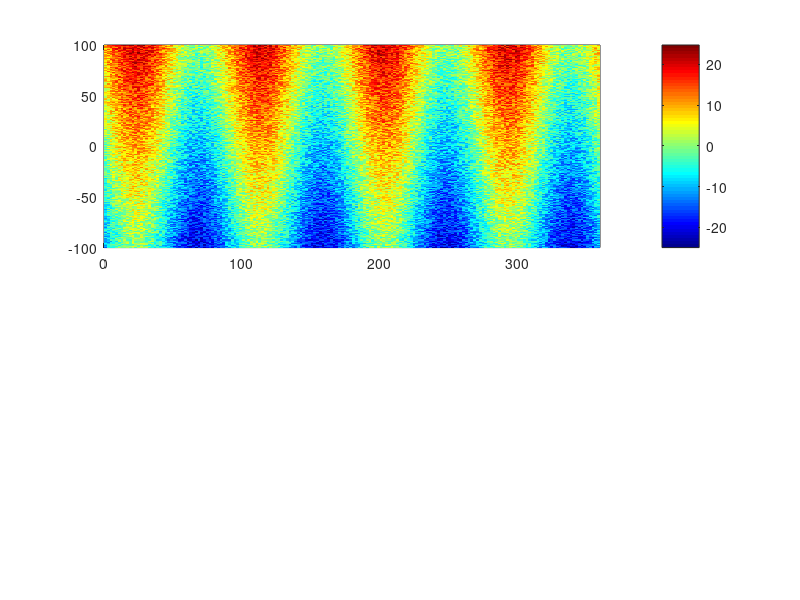

Reproduce this figure in MATLAB. (Note: this script raises an error after producing the figure.)
close all;
clear all;

x = 0:2:360;
v = -100:100;

xs = [];
vs = [];
data = [];
    for xi = 1:size(x,2)
        for vi = 1:size(v,2)
            xs(end+1) = x(xi);
            vs(end+1) = v(vi);
            data(end+1) = 10*(sin(4*x(xi)*(2*pi/360)) + v(vi)/100 + (rand() - .5));
            y(xi,vi) = data(end);
        end
    end


subplot(2,1,1);
colormap(jet);
h = pcolor(x,v,y');
set(h,'EdgeColor','none');
colorbar();


terms = {};
coeffs = {};
nc = 1;
for p= 0:5
    for m= 1:5
        terms{end + 1} = ['(v^',num2str(p),')*sin(x*(2*pi/360)*',num2str(m),')'];
        coeffs{end + 1} = ['c',num2str(nc)];
        nc = nc + 1;
        terms{end + 1} = ['(v^',num2str(p),')*cos(x*(2*pi/360)*',num2str(m),')'];
        coeffs{end + 1} = ['c',num2str(nc)];
        nc = nc + 1;
    end
    terms{end + 1} = ['(v^',num2str(p),')'];
    coeffs{end + 1} = ['c',num2str(nc)];
    nc = nc + 1;
end
ffun = fittype(terms,'coefficients',coeffs,'independent',{'x','v'});
[cfun,gof,output] = fit([xs',vs'],data',ffun);
subplot(2,1,2);
h = plot(cfun,'Style','Contour','XLim',[0,360]);
set(h,'EdgeColor','none');
colorbar();
set(h,'LevelList',[-20:4:20]);

set(h,'ButtonDownFcn',{@plotTrajectory,cfun});
